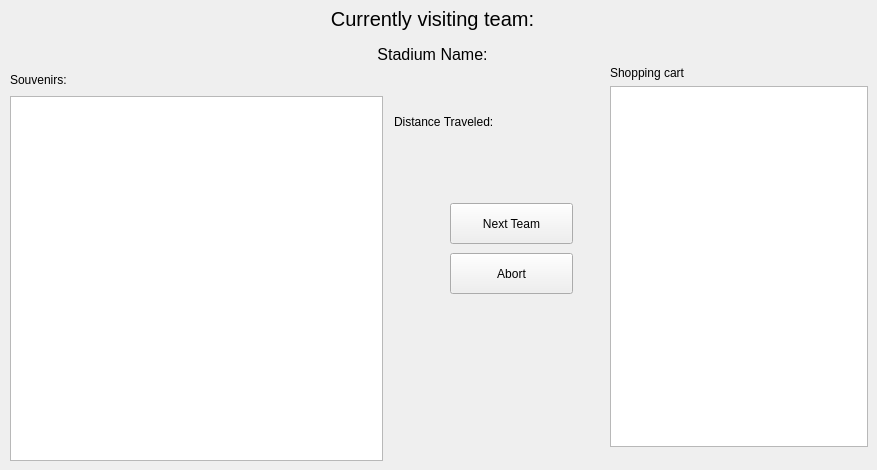
   <widget class="QWidget" name="TripScreen">
    <widget class="QLabel" name="totalDistanceTraveled">
     <property name="geometry">
      <rect>
       <x>394</x>
       <y>112</y>
       <width>201</width>
       <height>20</height>
      </rect>
     </property>
     <property name="text">
      <string>Distance Traveled:</string>
     </property>
    </widget>
    <widget class="QLabel" name="destinationTeamLabel">
     <property name="geometry">
      <rect>
       <x>30</x>
       <y>50</y>
       <width>791</width>
       <height>16</height>
      </rect>
     </property>
     <property name="text">
      <string/>
     </property>
    </widget>
    <widget class="QWidget" name="layoutWidget">
     <property name="geometry">
      <rect>
       <x>450</x>
       <y>200</y>
       <width>123</width>
       <height>98</height>
      </rect>
     </property>
     <layout class="QVBoxLayout" name="verticalLayout_3">
      <item>
       <widget class="QPushButton" name="takeTripButton">
        <property name="minimumSize">
         <size>
          <width>121</width>
          <height>41</height>
         </size>
        </property>
        <property name="text">
         <string>Next Team</string>
        </property>
       </widget>
      </item>
      <item>
       <widget class="QPushButton" name="abortButton">
        <property name="minimumSize">
         <size>
          <width>101</width>
          <height>41</height>
         </size>
        </property>
        <property name="text">
         <string>Abort</string>
        </property>
       </widget>
      </item>
     </layout>
    </widget>
    <widget class="QWidget" name="layoutWidget">
     <property name="geometry">
      <rect>
       <x>10</x>
       <y>70</y>
       <width>373</width>
       <height>391</height>
      </rect>
     </property>
     <layout class="QVBoxLayout" name="verticalLayout_4">
      <item>
       <widget class="QLabel" name="souvenirsLabel">
        <property name="minimumSize">
         <size>
          <width>111</width>
          <height>20</height>
         </size>
        </property>
        <property name="text">
         <string>Souvenirs:</string>
        </property>
       </widget>
      </item>
      <item>
       <widget class="QListView" name="souvenirsListView">
        <property name="minimumSize">
         <size>
          <width>371</width>
          <height>361</height>
         </size>
        </property>
       </widget>
      </item>
     </layout>
    </widget>
    <widget class="QWidget" name="layoutWidget">
     <property name="geometry">
      <rect>
       <x>610</x>
       <y>66</y>
       <width>258</width>
       <height>381</height>
      </rect>
     </property>
     <layout class="QVBoxLayout" name="verticalLayout_5">
      <item>
       <widget class="QLabel" name="shoppingCartLabel">
        <property name="text">
         <string>Shopping cart</string>
        </property>
       </widget>
      </item>
      <item>
       <widget class="QListView" name="shoppingCartListView"/>
      </item>
     </layout>
    </widget>
    <widget class="QWidget" name="layoutWidget">
     <property name="geometry">
      <rect>
       <x>241</x>
       <y>1</y>
       <width>383</width>
       <height>71</height>
      </rect>
     </property>
     <layout class="QVBoxLayout" name="verticalLayout_8">
      <property name="spacing">
       <number>0</number>
      </property>
      <item>
       <widget class="QLabel" name="currentTeamLabel">
        <property name="minimumSize">
         <size>
          <width>381</width>
          <height>31</height>
         </size>
        </property>
        <property name="styleSheet">
         <string notr="true">QLabel {
font: 20px;
}</string>
        </property>
        <property name="text">
         <string>Currently visiting team:</string>
        </property>
        <property name="alignment">
         <set>Qt::AlignCenter</set>
        </property>
       </widget>
      </item>
      <item>
       <widget class="QLabel" name="currentStadiumLabel">
        <property name="minimumSize">
         <size>
          <width>381</width>
          <height>31</height>
         </size>
        </property>
        <property name="styleSheet">
         <string notr="true">QLabel {
font: 16px;
}</string>
        </property>
        <property name="text">
         <string>Stadium Name:</string>
        </property>
        <property name="alignment">
         <set>Qt::AlignCenter</set>
        </property>
       </widget>
      </item>
     </layout>
    </widget>
   </widget>
